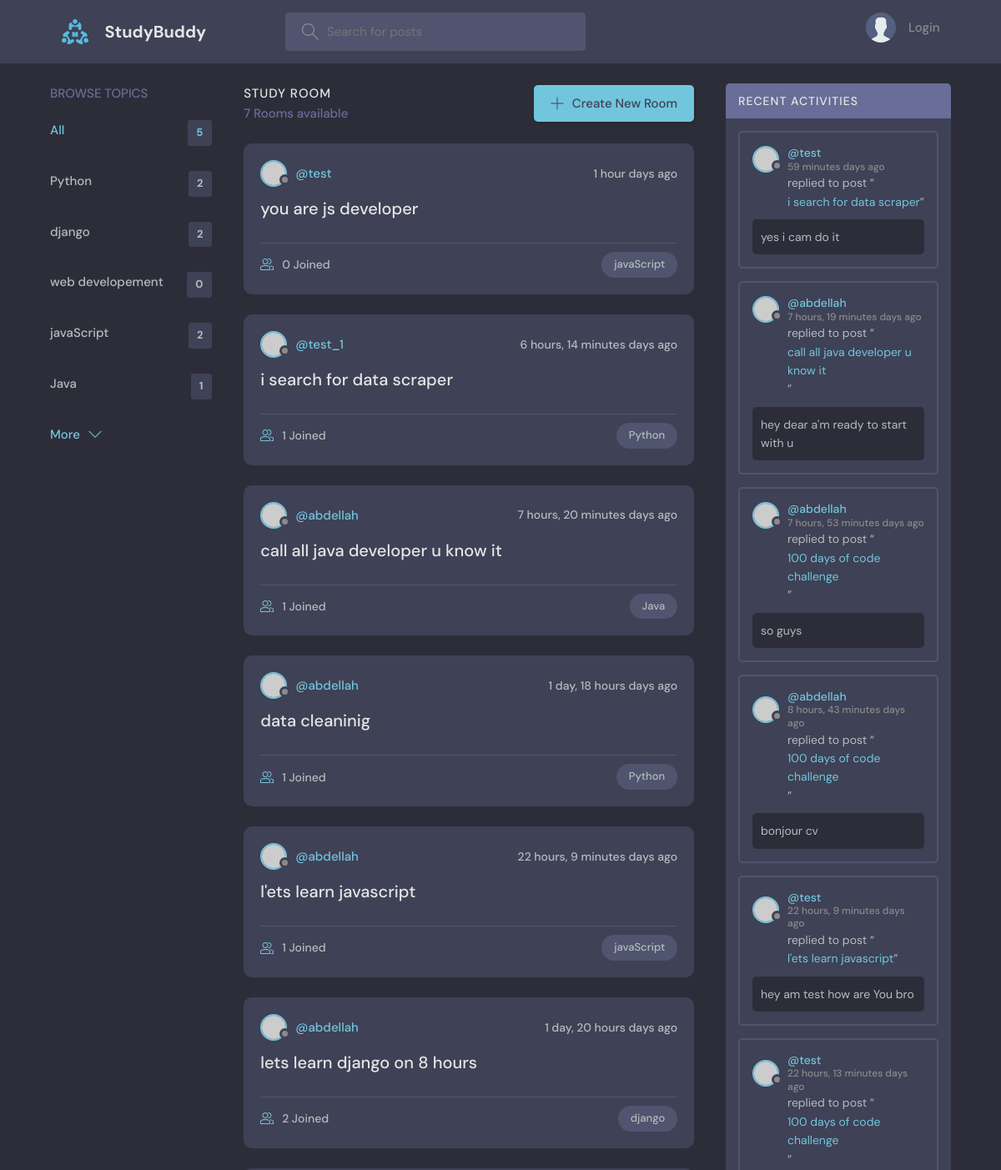
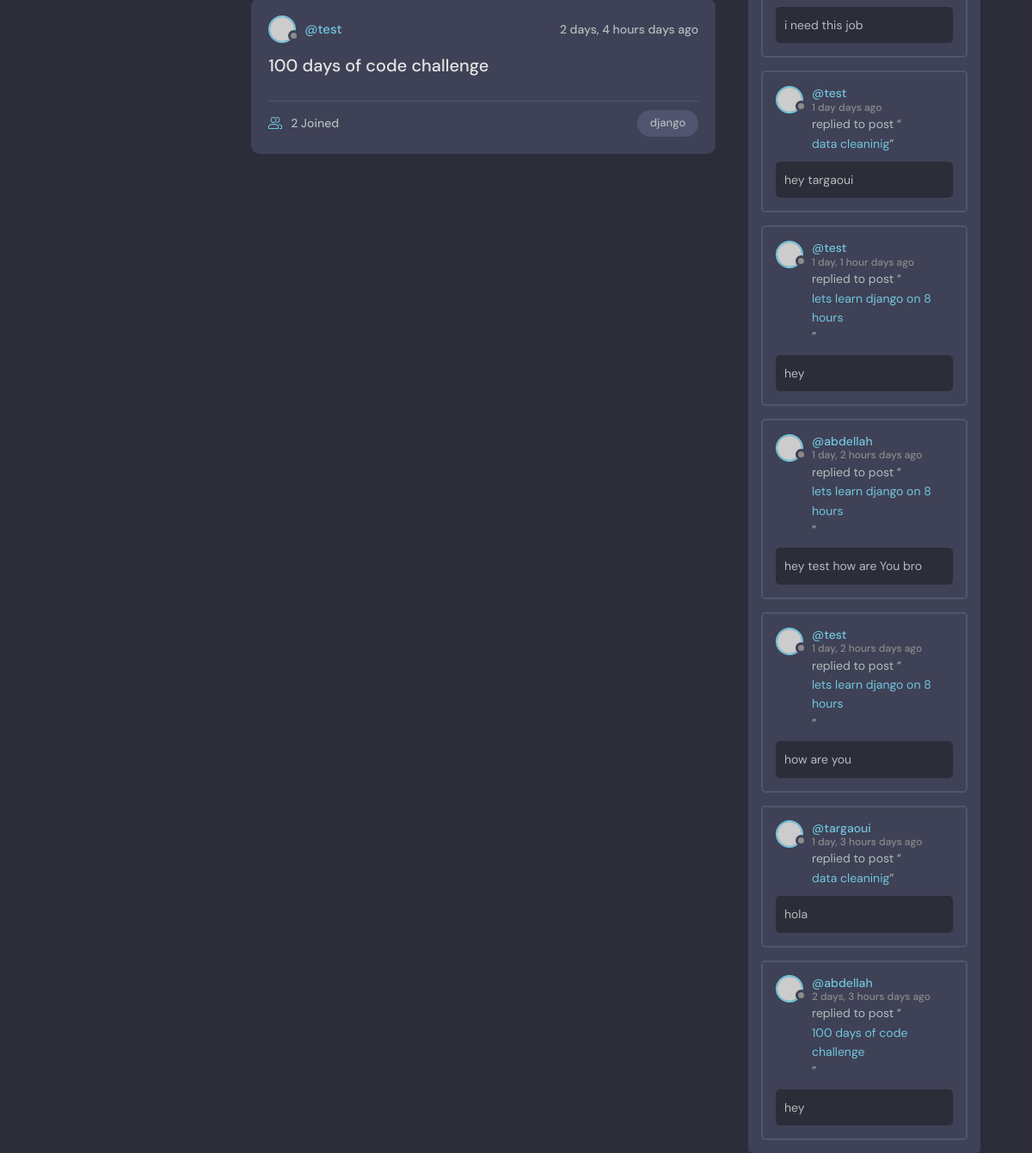
The page / on the database its author committed (2 pictures, top to bottom).
### base/models.py (models this page shows, shortened)
class Topic(models.Model):
    name = models.CharField(max_length=200)

class Room(models.Model):
    host = models.ForeignKey(User, on_delete=models.SET_NULL, null=True)
    topic = models.ForeignKey(Topic, on_delete=models.SET_NULL, null=True)
    name = models.CharField(max_length=200)
    description = models.TextField(null=True, blank=True)
    participants=models.ManyToManyField(User,related_name='participants',blank=True)
    updated = models.DateTimeField(auto_now=True)
    created = models.DateTimeField(auto_now_add=True)
    class Meta:
        ordering = ['-updated', '-created']
    def __str__(self):
        return self.name

class Message(models.Model):
    user = models.ForeignKey(User, on_delete=models.CASCADE)
    room = models.ForeignKey(Room, on_delete=models.CASCADE)
    body = models.TextField()
    updated = models.DateTimeField(auto_now=True)
    created = models.DateTimeField(auto_now_add=True)
    class Meta:
        ordering = ['-updated', '-created']

### base/views.py (the view)
# urls.py: path('', views.home, name="home"),
def home(request):
    q = request.GET.get('q') if request.GET.get('q') != None else ''
    rooms = Room.objects.filter(
        Q(topic__name__icontains=q) |
        Q(name__icontains=q) |
        Q(description__icontains=q)
    )
    topics = Topic.objects.all()
    room_count = rooms.count()
    room_message = Message.objects.filter(Q(room__topic__name__icontains=q))
    context = {
        'rooms': rooms,
        'topics': topics,
        'room_count': room_count,
        'room_message': room_message,
    }
    return render(request, 'home.html', context)

### base/templates/home.html (shortened to what this page needs)
{% extends 'base.html'%}
{%load static%}
{% block content%}
    <main class="layout layout--3">
      <div class="container">
        {% include 'topics_component.html'%}
        <div class="roomList">
          <div class="roomList__header">
            <div>
              <h2>Study Room</h2>
              <p>{{rooms.count}} Rooms available</p>
            </div>
            <a class="btn btn--main" href="{% url 'create-room'%}">
              <svg version="1.1" xmlns="http://www.w3.org/2000/svg" width="32" height="32" viewBox="0 0 32 32">
                <title>add </title>
                <path
                  d="M16.943 0.943h-1.885v14.115h-14.115v1.885h14.115v14.115h1.885v-14.115h14.115v-1.885h-14.115v-14.115z"
                ></path>
              </svg>
              Create New Room
            </a>
          </div>
      {%include 'feed_component.html'%}
        </div>
        {% include 'activity_component.html'%}
      </div>
    </main>
{%endblock%}

### base/templates/topics_component.html
        <div class="topics">
          <div class="topics__header">
            <h2>Browse Topics</h2>
          </div>
          <ul class="topics__list">
            <li>
              <a href="/" class="active">All <span>{{topics.count}}</span></a>
            </li>
              {% for topic in topics %}
            <li>
            <a href="{% url 'home'%}?q={{topic.name}}">{{topic.name}} <span>{{topic.room_set.all.count}}</span></a>
            </li>
              {%endfor%}
          </ul>
          <a class="btn btn--link" href="topics.html">
            More
            <svg version="1.1" xmlns="http://www.w3.org/2000/svg" width="32" height="32" viewBox="0 0 32 32">
              <title>chevron-down</title>
              <path d="M16 21l-13-13h-3l16 16 16-16h-3l-13 13z"></path>
            </svg>
          </a>
        </div>

### base/templates/feed_component.html (shortened to what this page needs)
{% for room in rooms %}
 <div class="roomListRoom">
            <div class="roomListRoom__header">
              <a href="{% url 'user-profile' room.host.id%}" class="roomListRoom__author">
                <div class="avatar avatar--small">
                  <img src="https://randomuser.me/api/portraits/women/11.jpg" />
                </div>
                <span>@{{room.host.username}}</span>
              </a>
              <div class="roomListRoom__actions">
                <span>{{room.created|timesince}} days ago</span>
              </div>
            </div>
            <div class="roomListRoom__content">
              <a href="{% url 'room' room.id%}">{{room.name}}</a>
            </div>
            <div class="roomListRoom__meta">
              <a href="{% url 'room' room.id%}" class="roomListRoom__joined">
                {{room.participants.all.count}} Joined
              </a>
              <p class="roomListRoom__topic">{{room.topic.name}}</p>
            </div>
          </div>
{%endfor%}

### base/templates/activity_component.html (shortened to what this page needs)
        <div class="activities">
          <div class="activities__header">
            <h2>Recent Activities</h2>
          </div>
            {%for message in room_message %}
                  <div class="activities__box">
                    <div class="activities__boxHeader roomListRoom__header">
                      <a href="{% url 'user-profile' message.user.id%}" class="roomListRoom__author">
                        <div class="avatar avatar--small">
                          <img src="https://randomuser.me/api/portraits/women/11.jpg" />
                        </div>
                        <p>
                          @{{message.user}}
                          <span> {{message.created |timesince}} days ago</span>
                        </p>
                      </a>
                    </div>
                    <div class="activities__boxContent">
                      <p>replied to post “<a href="{% url 'user-profile' message.user.id%}">{{message.room}}</a>”</p>
                      <div class="activities__boxRoomContent">
                          {{message.body}}
                      </div>
                    </div>
                  </div>
            {%endfor%}
        </div>

### rows shown on the page
Topic: name "Python", room_set.all.count "2"
Topic: name "django", room_set.all.count "2"
Topic: name "web developement", room_set.all.count "0"
Topic: name "javaScript", room_set.all.count "2"
Topic: name "Java", room_set.all.count "1"
Room: host.username "test", created "1 hour", name "you are js developer", participants.all.count "0", topic.name "javaScript"
Room: host.username "test_1", created "6 hours, 14 minutes", name "i search for data scraper", participants.all.count "1", topic.name "Python"
Room: host.username "abdellah", created "7 hours, 20 minutes", name "call all java developer u know it", participants.all.count "1", topic.name "Java"
Room: host.username "abdellah", created "1 day, 18 hours", name "data cleaninig", participants.all.count "1", topic.name "Python"
Room: host.username "abdellah", created "22 hours, 9 minutes", name "l'ets learn javascript", participants.all.count "1", topic.name "javaScript"
Room: host.username "abdellah", created "1 day, 20 hours", name "lets learn django on 8 hours", participants.all.count "2", topic.name "django"
Room: host.username "test", created "2 days, 4 hours", name "100 days of code challenge", participants.all.count "2", topic.name "django"
Message: user "test", created "59 minutes", room "i search for data scraper", body "yes i cam do it"
Message: user "abdellah", created "7 hours, 19 minutes", room "call all java developer u know it", body "hey dear a'm ready to start with u"
Message: user "abdellah", created "7 hours, 53 minutes", room "100 days of code challenge", body "so guys"
Message: user "abdellah", created "8 hours, 43 minutes", room "100 days of code challenge", body "bonjour cv"
Message: user "test", created "22 hours, 9 minutes", room "l'ets learn javascript", body "hey am test how are You bro"
Message: user "test", created "22 hours, 13 minutes", room "100 days of code challenge", body "i need this job"
Message: user "test", created "1 day", room "data cleaninig", body "hey targaoui"
Message: user "test", created "1 day, 1 hour", room "lets learn django on 8 hours", body "hey"
Message: user "abdellah", created "1 day, 2 hours", room "lets learn django on 8 hours", body "hey test how are You bro"
Message: user "test", created "1 day, 2 hours", room "lets learn django on 8 hours", body "how are you"
Message: user "targaoui", created "1 day, 3 hours", room "data cleaninig", body "hola"
Message: user "abdellah", created "2 days, 3 hours", room "100 days of code challenge", body "hey"

### other values the page prints
{{ topics.count }} "5"
{{ rooms.count }} "7"
